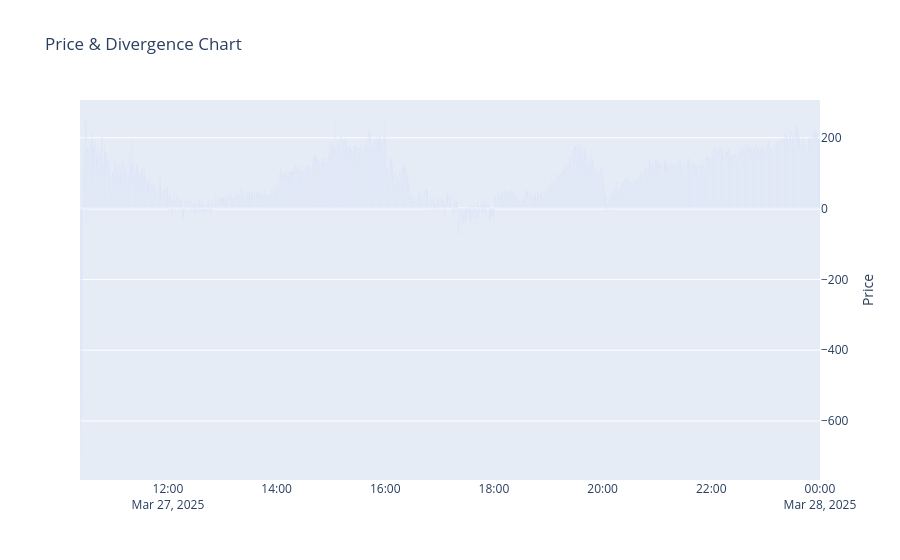

This figure's notebook cell:
### Code cell
bbo_mid_df = arb_stats.group_by_dynamic("timestamp", every='1000000i', closed="right", label='right').agg(
    (((pl.col('bid_price_gate-io-futures').last() - pl.col('ask_price_bybit').last()) / pl.col('ask_price_bybit')).last() * 10000).alias('bbo_divergence_bps'),
    (((pl.col('bid_price_bybit').last() + pl.col('ask_price_bybit').last()) - (pl.col('ask_price_gate-io-futures').last() + pl.col('bid_price_gate-io-futures').last())) / 2 / pl.col('ask_price_bybit').last() * 10000).alias('bbo_mid_diff'),
).with_columns(
    pl.col('bbo_mid_diff').ewm_mean(alpha=0.1, adjust=False).alias('bbo_mid_ma_diff'),
    # pl.when(pl.col('bbo_divergence_bps') < 0).then(pl.lit(0)).otherwise(pl.col('bbo_divergence_bps')).alias('bbo_divergence_bps')
)

divergence_plot(bbo_mid_df)

### Figure 1 — Plotly figure (JSON) as saved in the notebook; plotly's stock layout.template omitted (floating-point values rounded to 4 significant figures; data arrays with more than 128 entries replaced by an {"elided": "..."} marker saying what was removed)
{"data": [{"name": "Divergence", "opacity": 0.6, "type": "bar", "x": {"elided": "4903 str values"}, "y": {"elided": "4903 float values"}}], "layout": {"autosize": true, "bargap": 0, "legend": {"orientation": "h"}, "title": {"text": "Price & Divergence Chart"}, "xaxis": {"autorange": true, "range": ["2025-03-27 10:22:55", "2025-03-28 00:00:05"], "rangeslider": {"visible": false, "yaxis": {}}, "type": "date"}, "yaxis": {"autorange": true, "range": [-766.6, 306.8], "side": "right", "title": {"text": "Price"}, "type": "linear"}, "yaxis2": {"anchor": "free", "overlaying": "y", "position": 0.05, "showgrid": false, "side": "left", "title": {"text": "Divergence"}}}}
